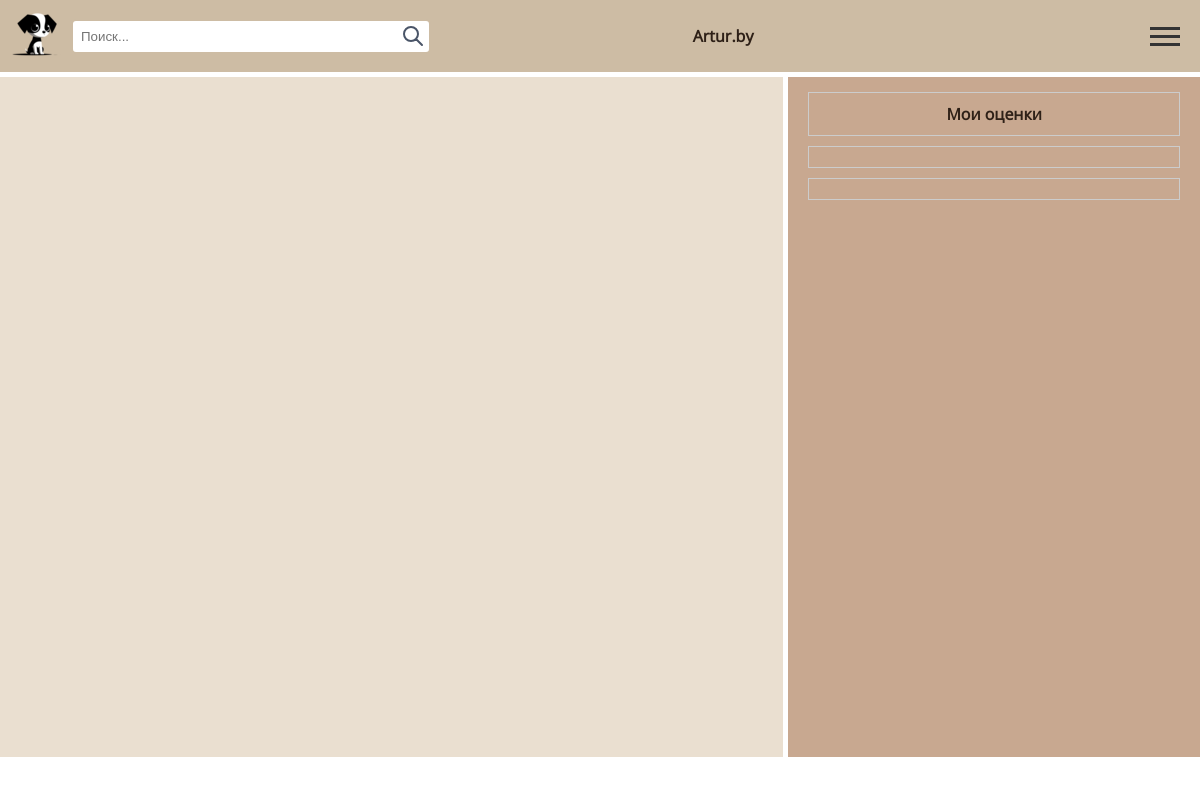
The page /my_rating (signed in) on the database as committed earlier.
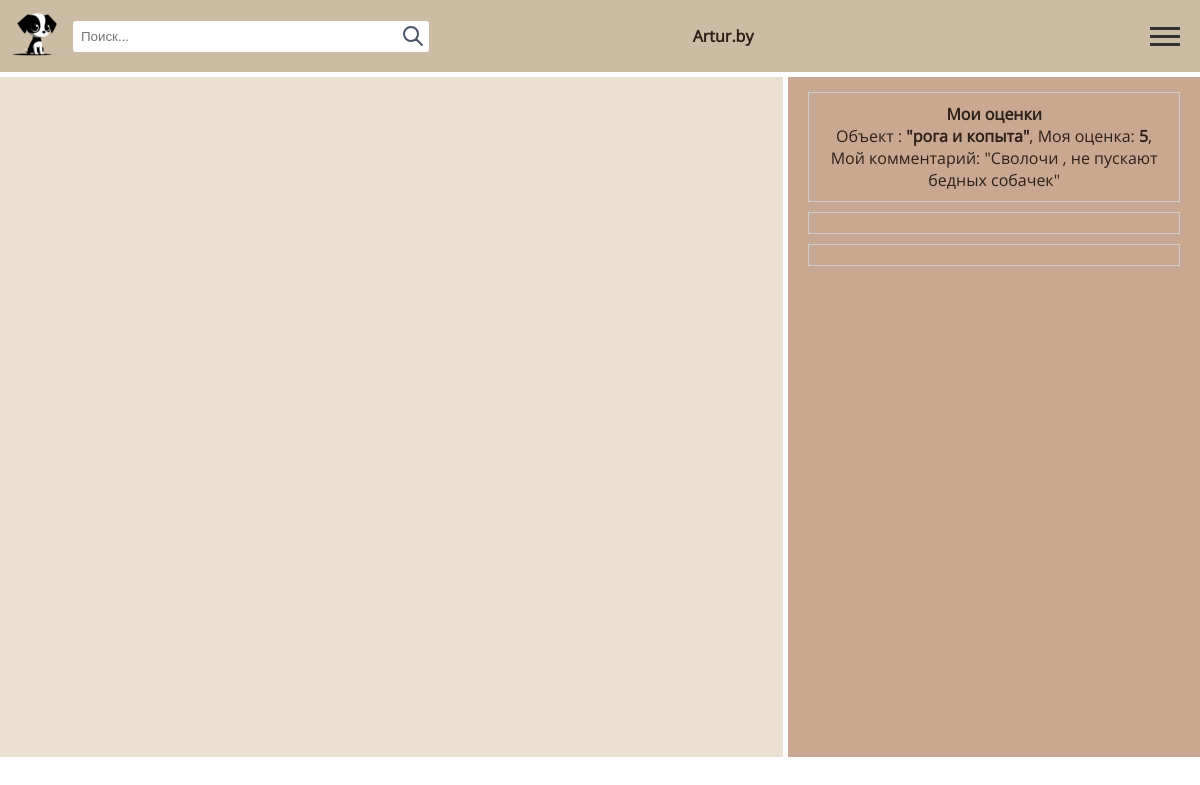
The same page on the database as committed later.
### base/models.py (models this page shows, shortened)
class UserShopRating(models.Model):
    user = models.ForeignKey(User, on_delete=models.CASCADE)
    shop = models.ForeignKey(Shop, on_delete=models.CASCADE)
    users_rating = models.PositiveIntegerField(
        validators=[
            MinValueValidator(1),
            MaxValueValidator(5)
        ])
    comment = models.TextField(blank=True)

class Shop(models.Model):
    shop_name = models.CharField(max_length=50)
    legal_name = models.CharField(max_length=50, blank=True, null=True)
    city = models.CharField(max_length=50)
    street = models.CharField(max_length=50)
    coordinates_lat = models.FloatField(blank=True, null=True)
    coordinates_lng = models.FloatField(blank=True, null=True)
    total_rating = models.DecimalField(max_digits=3, decimal_places=2, blank=True, null=True)

### base/views.py (the view)
# urls.py: path('my_rating', MyRatings.as_view(), name='my_rating'),
class MyRatings(View):
    def get(self, request):
        message = 'Мои оценки'
        user = request.user
        ratings = UserShopRating.objects.filter(user=user)
        context = {'ratings': ratings, 'message': message}
        return render(request, 'base/my_ratings.html', context=context)

### base/templates/base/my_ratings.html
{% extends 'base/base.html' %}
{% block one-third-one %}
{% if user.is_authenticated %}
    <h4>{{ message }}</h4>
    {% for rating in ratings %}
    <p> Объект : <b>"{{ rating.shop.shop_name }}"</b>, Моя оценка: <b>{{ rating.users_rating }}</b>,
        Мой комментарий: "{{ rating.comment }}" </p>
    {% endfor %}
{% else %}
<a href="{% url 'login' %}">войти</a>
{% endif %}
{% endblock %}

### base/templates/base/base.html (shortened to what this page needs)
<!DOCTYPE html>
<html lang="en">
<head>
    <link rel="stylesheet" href="{% static 'css/style.css' %}" >
</head>
<body>
    <header>
        <nav class="nav-header">
            <div class="header-left">
                <div class="logo-search">
                    <a href="/" class="logo-hide"><img src="{% static 'img/logo/mini-dog-logo.png' %}" alt="Logo"></a>
                    <div class="search-box">
                        {% load static %}
                        <input type="text" placeholder="Поиск...">
                    </div>
                </div>
                <div>
                    {% if user.is_authenticated %}
                    <b>{{ user.username }}</b>
                    {% else %}
                        <a href="{% url 'login' %}">
                            <img src="{% static '/img/logo/person.svg' %} " alt="Авторизация" class="enter-icon">
                        </a>
                    {% endif %}
                </div>
            </div>
            <div class="header-right">
                <button class="burger-button" aria-label="Открыть меню">
                    <span class="burger-icon"></span>
                </button>
            </div>
        </nav>
    </header>
    <div class="main-content">
        <div class="two-thirds">
        </div>
        <div class="one-third">
            <div class="row">
                {% block one-third-one %}{% endblock %}
            </div>
            <div class="row">
            </div>
            <div class="row">
            </div>
        </div>
    </div>
</body>
</html>

### base/static/css/style.css (style rules this page uses)
* { margin: 0; padding: 0; box-sizing: border-box; color: #2e2017; }
body { max-width: 1440px; margin-left: auto; margin-right: auto; font-family: "OpenSans-Regular"; }
input[type="text"], input[type="password"], input[type="email"], input[type="number"] { width: 100%; padding: 8px; margin: 5px 0; display: inline-block; border: 1px solid #ccc; box-sizing: border-box; }
.nav-header { background-color: #CDBCA4; padding: 10px; display: flex; justify-content: space-between; list-style: none; align-items: center; }
.header-left { display: flex; justify-content: space-between; width: 63%; align-items: center; }
.logo-search { display: flex; justify-content: flex-start; align-items: center; }
.search-box { display: flex; align-items: center; }
.search-box input { margin-left: 10px; padding: 8px; border: 2px solid #CDBCA4; border-radius: 5px; width: 360px; transition: border-color 0.3s; }
.search-icon { width: 24px; height: 24px; margin-left: -30px; cursor: pointer; align-items: center; }
.header-right { display: flex; justify-content: flex-end; width: 37%; text-decoration: none; color: #333; align-items: center; }
.burger-button { display: block; background: none; border: none; height: 40px; width: 40px; cursor: pointer; }
.burger-icon { display: block; width: 30px; height: 3px; background-color: #333; position: relative; transition: background-color 0.3s; }
.burger-icon:after, .burger-icon:before { content: ""; width: 100%; height: 100%; background-color: #333; position: absolute; transition: transform 0.3s, background-color 0.3s; }
.burger-icon:before { top: -8px; margin-left: -15px; }
.burger-icon:after { top: 8px; margin-left: -15px; }
.main-content { margin-top: 5px; display: flex; height: 85vh }
.two-thirds { flex: 2; background-color: #eadfd0; padding: 20px; }
.one-third { flex: 1; background-color: #c8a890; padding: 5px 20px; margin-left: 5px; }
.row { border: 1px solid #ccc; margin: 10px 0; padding: 10px; text-align: center; }

Rows that differ between the two databases and show on the page:
added UserShopRating: shop.shop_name "рога и копыта", users_rating "5", comment "Сволочи , не пускают бедных собачек"
